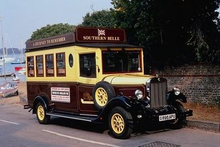
%> input picture work/oldpicture/56.png, 220 x 147 px, shrunk from 384 x 256 before the run, given in place of task_1.png, which was not available
$ octave command5.m   (GNU Octave 9; MATLAB toolbox functions it lacks are replaced by stand-ins)
%> lines starting %> are read from the running program, lines starting %| are printed output that depends on the picture; pictures that were not available may be replaced by others from this repository, and a replacement may not be noted
### work/oldcode/filter2d.m
function [outputImg] = filter2d(inputImg, givenFilter)
	[h,w] = size(inputImg);
	[m,n] = size(givenFilter);

    %求出filter中的所有数之和
	total = 0;
	for i = 1:m;
		for j = 1:n
			total = total + givenFilter(i,j);
        end
    end

    %计算出这个filter中间位置的下标，以及待会要扩充原图四条边的大小
	center = floor(m / 2) + 1;
    padsize = m - center;
    disp(m);
	disp(center);
    disp(padsize);
    disp(total);

    %生成一个中间是原图，四周都是0的矩阵
    mt = zeros(h+2*padsize,w+2*padsize);
    mt(1+padsize:h+padsize,1+padsize:w+padsize)=inputImg;

    %先取出待乘矩阵，乘以给定的filter，最后求和并除以total，得到新图中对应像素点的值
    for i = 1+padsize:h+padsize;
		for j = 1+padsize:w+padsize
            c = mt(i-padsize:i+padsize,j-padsize:j+padsize).*givenFilter;
            s = sum(sum(c));
            outputImg(i-padsize,j-padsize) = s*1.0/total;
        end
    end
    %将其scale处理，对应到0~255
    outputImg = uint8(outputImg);
end

### work/oldcode/add_gaussian_noise.m
function [output] = add_gaussian_noise(input,mean,standard)
    [h,w] = size(input);
    %disp(size(input));
    disp(h);
    disp(w);
    noise = gaussian_noise_generator(mean,standard,h,w);
    for i=1:h
        for j=1:w
            output(i,j)=noise(i,j)+input(i,j);
        end
    end
    disp(size(output));
    output = uint8(output);
end

### work/oldcode/geometric_mean_filter.m
function [output] = geometric_mean_filter(input,filtersize)
    [h,w] = size(input);
    center = floor(filtersize / 2) + 1;
    padsize = filtersize - center;
    mt = zeros(h+2*padsize,w+2*padsize);
    mt(1+padsize:h+padsize,1+padsize:w+padsize)=input;

    for i = 1+padsize:h+padsize;
		for j = 1+padsize:w+padsize
            total = 1;
              for k = i-padsize:i+padsize
                  for t = j-padsize:j+padsize
                    total = total * mt(k,t);
                  end
              end
              output(i-padsize,j-padsize)=total^(1/filtersize/filtersize);
        end
    end
    output=uint8(output);
end

### work/oldcode/median_filter.m
function [output] = median_filter(input,filtersize)
    [h,w] = size(input);
    center = floor(filtersize / 2) + 1;
    padsize = filtersize - center;
    mt = zeros(h+2*padsize,w+2*padsize);
    mt(1+padsize:h+padsize,1+padsize:w+padsize)=input;

    for i = 1+padsize:h+padsize;
		for j = 1+padsize:w+padsize
% [6 lines of commented-out code are left out]
            m=mt(i-padsize:i+padsize,j-padsize:j+padsize);
           output(i-padsize,j-padsize)=median(reshape(m,numel(m),1));
        end
    end
    output=uint8(output);
    disp('ssssssss');
end

### work/oldcode/add_salt_pepper_noise.m
function [output] = add_salt_pepper_noise(input,saltrate,pepperrate)
    if saltrate < 0 || pepperrate < 0 || saltrate + pepperrate > 1
        return
    end

    disp(saltrate);
    disp(pepperrate);

    [h,w] = size(input);

    saltsize = h * w * saltrate;
    peppersize = h * w * pepperrate;

    disp(saltsize);
    disp(peppersize);

    randomplace = unidrnd(h*w,1,saltsize);
    output = input;
    for i=1:saltsize
        x = floor(randomplace(i)/w)+1;
        y = mod(randomplace(i),w);
        if y == 0
            y = w;
        end
        output(x,y) = 255;
    end

    randomplace = unidrnd(h*w,1,saltsize);
    for i=1:peppersize
        x = floor(randomplace(i)/w)+1;
        y = mod(randomplace(i),w);
        if y == 0
            y = w;
        end
        output(x,y) = 0;
    end
end

### work/oldcode/min_filter.m
function [output] = min_filter(input,filtersize);
    [h,w] = size(input);
    %计算出这个filter中间位置的下标，以及待会要扩充原图四条边的大小
	center = floor(filtersize / 2) + 1;
    padsize = filtersize - center;
    disp(filtersize);
	disp(center);
    disp(padsize);

    %生成一个中间是原图，四周都是0的矩阵
    mt = zeros(h+2*padsize,w+2*padsize);
    mt(1+padsize:h+padsize,1+padsize:w+padsize)=input;

     for i = 1+padsize:h+padsize;
		for j = 1+padsize:w+padsize
            o = mt(i-padsize:i+padsize,j-padsize:j+padsize);
            output(i-padsize,j-padsize)=min(min(o));
        end
     end
    output = uint8(output);
end

### work/oldcode/harmonic_mean_filter2d.m
function [outputImg] = harmonic_mean_filter2d(inputImg, filtersize)
	[h,w] = size(inputImg);

    %计算出这个filter中间位置的下标，以及待会要扩充原图四条边的大小
	center = floor(filtersize / 2) + 1;
    padsize = filtersize - center;
    disp(filtersize);
	disp(center);
    disp(padsize);

    %生成一个中间是原图，四周都是0的矩阵
    mt = zeros(h+2*padsize,w+2*padsize);
    mt(1+padsize:h+padsize,1+padsize:w+padsize)=inputImg;

    %先取出待乘矩阵，乘以给定的filter，最后求和并除以total，得到新图中对应像素点的值
    for i = 1+padsize:h+padsize;
		for j = 1+padsize:w+padsize
%             c = mt(i-padsize:i+padsize,j-padsize:j+padsize).*givenFilter;
%             s = sum(sum(c));
%             outputImg(i-padsize,j-padsize) = s*1.0/total;
              total = 0.0;
              for k = i-padsize:i+padsize
                  for t = j-padsize:j+padsize
                      if mt(k,t) == 0 total = total + 255;
                      else total = total + (1 / mt(k,t));
                      end
                  end
              end
              outputImg(i-padsize,j-padsize)=filtersize*filtersize/total;
        end
    end
    %将其scale处理，对应到0~255
    outputImg = uint8(outputImg);
end

### work/oldcode/contraharmonic_mean_filter2d.m
function [outputImg] = contraharmonic_mean_filter2d(inputImg, filtersize,q)
	[h,w] = size(inputImg);

    %计算出这个filter中间位置的下标，以及待会要扩充原图四条边的大小
	center = floor(filtersize / 2) + 1;
    padsize = filtersize - center;
    disp(filtersize);
	disp(center);
    disp(padsize);
    disp(q);

    %生成一个中间是原图，四周都是0的矩阵
    mt = zeros(h+2*padsize,w+2*padsize);
    mt(1+padsize:h+padsize,1+padsize:w+padsize)=inputImg;

    %先取出待乘矩阵，乘以给定的filter，最后求和并除以total，得到新图中对应像素点的值
    for i = 1+padsize:h+padsize;
		for j = 1+padsize:w+padsize
%             c = mt(i-padsize:i+padsize,j-padsize:j+padsize).*givenFilter;
%             s = sum(sum(c));
%             outputImg(i-padsize,j-padsize) = s*1.0/total;
              fenzi = 0.0;
              fenmu = 0.0;
              for k = i-padsize:i+padsize
                  for t = j-padsize:j+padsize
                      fenzi = fenzi + power(mt(k,t),q+1);
                      fenmu = fenmu + power(mt(k,t),q);
                  end
              end
              if fenmu == 0 outputImg(i-padsize,j-padsize)=0;
              else outputImg(i-padsize,j-padsize)=fenzi/fenmu;
              end
        end
    end
    %将其scale处理，对应到0~255
    outputImg = uint8(outputImg);
end

### work/oldcode/gaussian_noise_generator.m
function[noise] = gaussian_noise_generator(mean,standard,h,w)
      noise=random('norm',mean,standard,h,w);
end

### work/oldcode/command5.m
A=imread('task_1.png');
%> A is the input picture: size 147x220x3 uint8; mean R, G, B 87, 79.5, 76.5
f1=ones(3,3);
imwrite(filter2d(A,f1),'tk11.png');

f2=ones(9,9);
imwrite(filter2d(A,f2),'tk12.png');

imwrite(harmonic_mean_filter2d(A,3),'tk13.png');
imwrite(harmonic_mean_filter2d(A,9),'tk14.png');

imwrite(contraharmonic_mean_filter2d(A,3,1.5),'tk15.png');
imwrite(contraharmonic_mean_filter2d(A,9,1.5),'tk16.png');

B=imread('task_2.png');
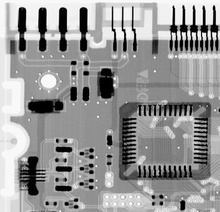
%> input picture work/oldpicture/task_2.png, 220 x 212 px, shrunk from 464 x 448 before the run
%> B is the input picture: size 212x220x3 uint8; min 0, max 255, mean 151
B=rgb2gray(B);
%> B: size 212x220 uint8
I=add_gaussian_noise(B,0,40);
%| 212
%| 220
%> after the loop in add_gaussian_noise, `for i=1:h`:
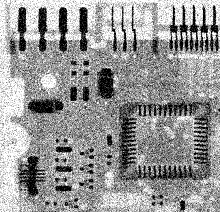
%> output: size 212x220 uint8; min 0, max 255, mean 150.1
%|    212   220
imwrite(I,'gaussian_noise.png');

f3=ones(3,3);
imwrite(filter2d(I,f3),'gaussian_noise_arithmetic.png');
%> call 3 of filter2d, with givenFilter = [1 1 1; 1 1 1; 1 1 1]
%> in filter2d (call 3), `mt(1+padsize:h+padsize,1+padsize:w+padsize)=inputImg;`:
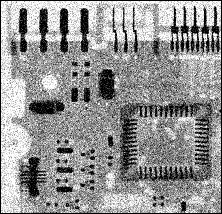
%> mt: size 214x222 double; min 0, max 255, mean 147.3
%> after the loop in filter2d (call 3), `for i = 1+padsize:h+padsize;`:
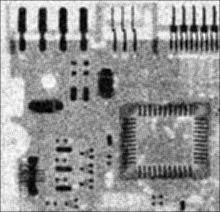
%> outputImg: size 212x220 double; min 0, max 255, mean 148.8
imwrite(geometric_mean_filter(I,3),'gaussian_noise_geometic.png');
imwrite(median_filter(I,3),'gaussian_noise_median.png');

T=add_salt_pepper_noise(B,0.2,0);
%| 9328
%| 0
%> after the loop in add_salt_pepper_noise, `for i=1:saltsize`:
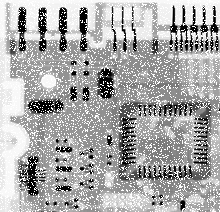
%> output: size 212x220 uint8; min 0, max 255, mean 169.8
imwrite(T,'salt0.2_noise.png');

imwrite(min_filter(T,3),'min_filter.png');
%> after the loop in min_filter, `for i = 1+padsize:h+padsize;`:
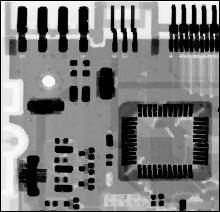
%> output: size 212x220 double; min 0, max 249, mean 124.1
imwrite(harmonic_mean_filter2d(T,3),'salt_noise_harmonic.png');
%> call 3 of harmonic_mean_filter2d, with filtersize = 3
%> after the loop in harmonic_mean_filter2d (call 3), `for i = 1+padsize:h+padsize;`:
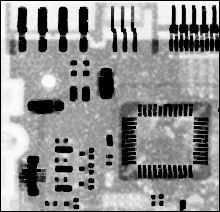
%> outputImg: size 212x220 double; min 0.00392, max 253.4, mean 144.6
imwrite(contraharmonic_mean_filter2d(T,3,1.5),'contraharmonic1.5.png');
%> (the run ends here)
